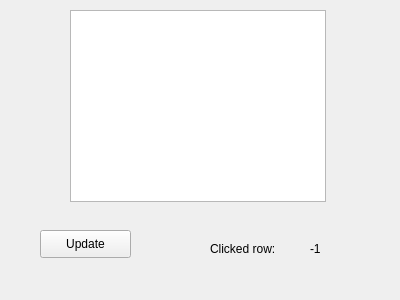
<?xml version="1.0" encoding="UTF-8"?>
<ui version="4.0">
 <class>Form</class>
 <widget class="QWidget" name="Form">
  <property name="geometry">
   <rect>
    <x>0</x>
    <y>0</y>
    <width>400</width>
    <height>300</height>
   </rect>
  </property>
  <property name="windowTitle">
   <string>Form</string>
  </property>
  <widget class="QPushButton" name="btnUpdate">
   <property name="geometry">
    <rect>
     <x>40</x>
     <y>230</y>
     <width>91</width>
     <height>28</height>
    </rect>
   </property>
   <property name="text">
    <string>Update</string>
   </property>
  </widget>
  <widget class="QTableWidget" name="tableWidget">
   <property name="geometry">
    <rect>
     <x>70</x>
     <y>10</y>
     <width>256</width>
     <height>192</height>
    </rect>
   </property>
  </widget>
  <widget class="QLabel" name="label">
   <property name="geometry">
    <rect>
     <x>210</x>
     <y>240</y>
     <width>91</width>
     <height>17</height>
    </rect>
   </property>
   <property name="text">
    <string>Clicked row: </string>
   </property>
  </widget>
  <widget class="QLabel" name="lblClickedRow">
   <property name="geometry">
    <rect>
     <x>310</x>
     <y>240</y>
     <width>67</width>
     <height>17</height>
    </rect>
   </property>
   <property name="text">
    <string>-1</string>
   </property>
  </widget>
 </widget>
 <resources/>
 <connections/>
</ui>
